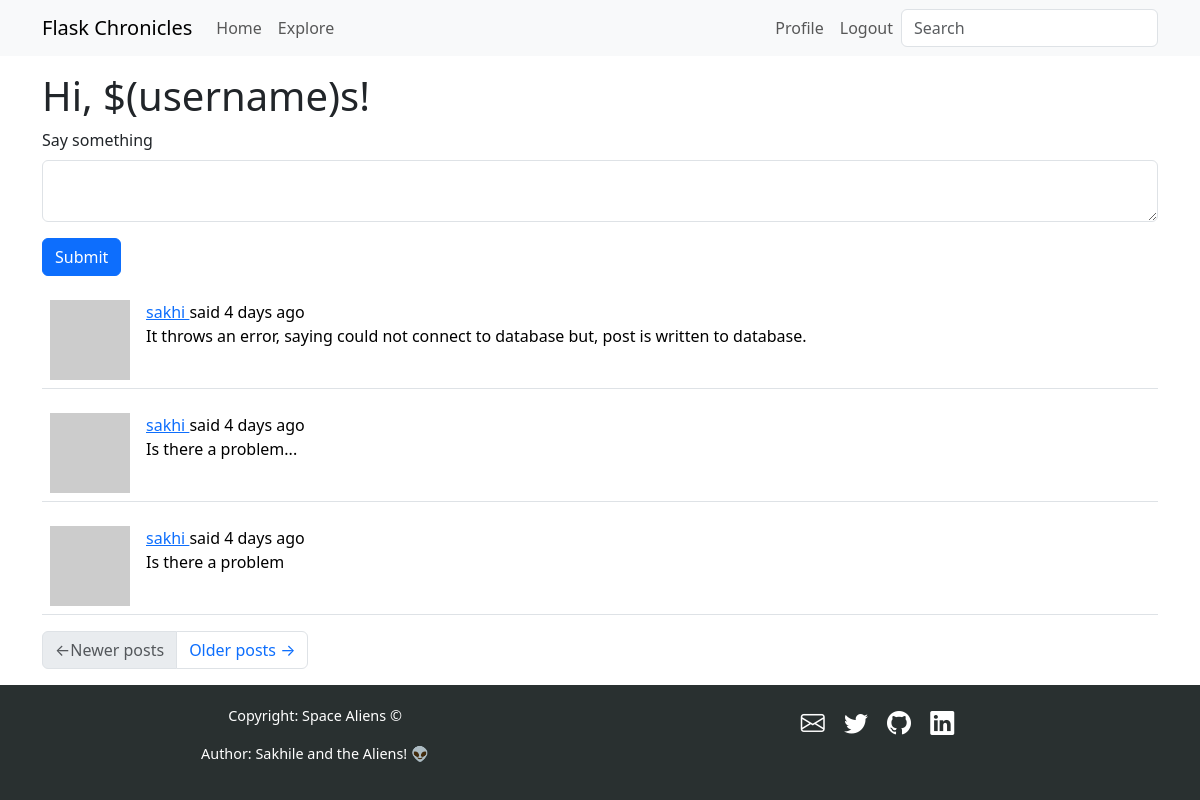
Before: /index (signed in) with the older database file.
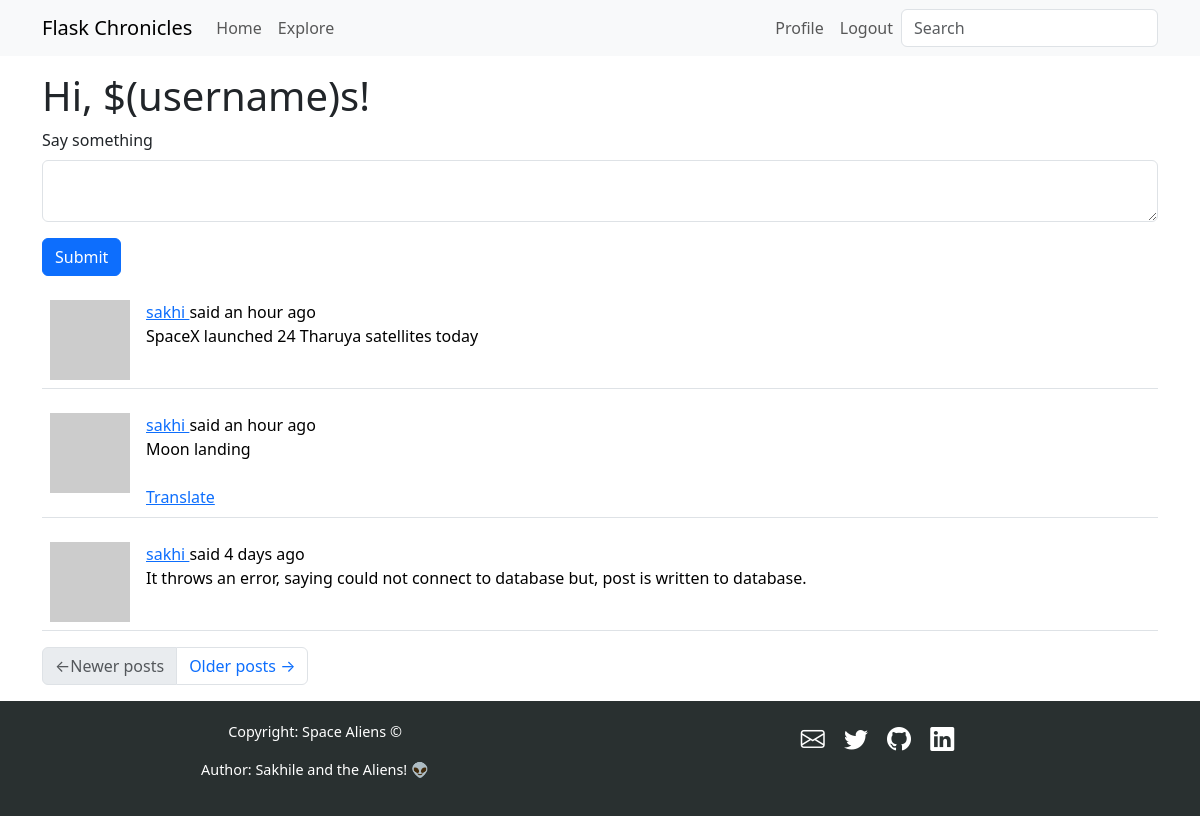
After: the same page with the newer database file.
### app/models.py (models this page shows, shortened)
class User(UserMixin, db.Model):
    id: so.Mapped[int] = so.mapped_column(primary_key=True)
    username: so.Mapped[str] = so.mapped_column(sa.String(64), unique=True)
    email: so.Mapped[str] = so.mapped_column(sa.String(120), index=True, unique=True)
    password_hash: so.Mapped[Optional[str]] = so.mapped_column(sa.String(256))
    posts: so.WriteOnlyMapped["Post"] = so.relationship(back_populates="author")
    about_me: so.Mapped[Optional[str]] = so.mapped_column(sa.String(140))
    last_seen: so.Mapped[Optional[datetime]] = so.mapped_column(
        default=lambda: datetime.now(timezone.utc)
    )
    following: so.WriteOnlyMapped["User"] = so.relationship(
        secondary=followers,
        primaryjoin=(followers.c.follower_id == id),
        secondaryjoin=(followers.c.followed_id == id),
        back_populates="followers",
    )
    followers: so.WriteOnlyMapped["User"] = so.relationship(
        secondary=followers,
        primaryjoin=(followers.c.followed_id == id),
        secondaryjoin=(followers.c.follower_id == id),
        back_populates="following",
    )
    def avatar(self, size):
        digest = md5(self.email.lower().encode("utf-8")).hexdigest()
        return f"https://www.gravatar.com/avatar/{digest}?d=identicon&s={size}'"
    def following_posts(self):
        Author = so.aliased(User)
        Follower = so.aliased(User)
        return (
            sa.select(Post)
            .join(Post.author.of_type(Author))
            .join(Author.followers.of_type(Follower), isouter=True)
            .where(
                sa.or_(
                    Follower.id == self.id,
                    Author.id == self.id,
                )
            )
            .group_by(Post)
            .order_by(Post.timestamp.desc())
        )

class SearchableMixin:
    @classmethod
    def before_commit(cls, session):
        session._changes = {
            "add": list(session.new),
            "update": list(session.dirty),
            "delete": list(session.deleted),
        }
    @classmethod
    def after_commit(cls, session):
        for obj in session._changes["add"]:
            if isinstance(obj, SearchableMixin):
                add_to_index(obj.__tablename__, obj)
        for obj in session._changes["update"]:
            if isinstance(obj, SearchableMixin):
                add_to_index(obj.__tablename__, obj)
        for obj in session._changes["delete"]:
            if isinstance(obj, SearchableMixin):
                remove_from_index(obj.__tablename__, obj)
        session._changes = None

class Post(SearchableMixin, db.Model):
    __searchable__ = ["body"]
    id: so.Mapped[int] = so.mapped_column(primary_key=True)
    body: so.Mapped[str] = so.mapped_column(sa.String(140))
    timestamp: so.Mapped[datetime] = so.mapped_column(
        index=True, default=lambda: datetime.now(timezone.utc)
    )
    user_id: so.Mapped[int] = so.mapped_column(sa.ForeignKey(User.id), index=True)
    author: so.Mapped[User] = so.relationship(back_populates="posts")
    language: so.Mapped[Optional[str]] = so.mapped_column(sa.String(5))

### app/main/routes.py (the view, shortened to what this page needs)
@bp.route("/", methods=["GET", "POST"])
@bp.route("/index", methods=["GET", "POST"])
@login_required
def index():
    form = PostForm()
    page = request.args.get("page", 1, type=int)
    posts = db.paginate(
        current_user.following_posts(),
        page=page,
        per_page=current_app.config["POSTS_PER_PAGE"],
        error_out=False,
    )
    next_url = url_for("main.index", page=posts.next_num) if posts.has_next else None
    prev_url = url_for("main.index", page=posts.prev_num) if posts.has_prev else None
    return render_template(
        "index.html",
        title=_("Home"),
        form=form,
        posts=posts.items,
        next_url=next_url,
        prev_url=prev_url,
    )

### app/main/forms.py
class SearchForm(FlaskForm):
    q = StringField(_l("Search"), validators=[DataRequired()])
    def __init__(self, *args, **kwargs):
        if "formdata" not in kwargs:
            kwargs["formdata"] = request.args
        if "meta" not in kwargs:
            kwargs["meta"] = {"csrf": False}
        super(SearchForm, self).__init__(*args, **kwargs)

class PostForm(FlaskForm):
    post = TextAreaField(
        _l("Say something"), validators=[DataRequired(), Length(min=1, max=140)]
    )
    submit = SubmitField(_l("Submit"))

### app/__init__.py (called while the page is built)
def get_locale():
    return request.accept_languages.best_match(current_app.config["LANGUAGES"])

### app/main/routes.py (called while the page is built)
@bp.before_request
def before_request():
    if current_user.is_authenticated:
        current_user.last_seen = datetime.now(timezone.utc)
        db.session.commit()
        g.search_form = SearchForm()
    g.locale = str(get_locale())

### app/models.py (called while the page is built)
@login.user_loader
def load_user(id):
    return db.session.get(User, int(id))

### app/templates/index.html
{% extends "base.html" %}
{% import "bootstrap_wtf.html" as wtf %}
{% block content %}
    <h1>{{ _("Hi, $(username)s", username=current_user.username) }}!</h1>
    {% if form %}
    {{ wtf.quick_form(form) }}
    {% endif %}
    {% for post in posts %}
        {% include '_post.html' %}
    {% endfor %}
    <nav aria-label="Post navigation">
        <ul class="pagination">
            <li class="page-item{% if not prev_url %} disabled{% endif %}">
                <a class="page-link" href="{{ prev_url }}">
			<span aria-hidden="true">&larr;</span>{{ _("Newer posts") }}
                </a>
            </li>
            <li class="page-item{% if not next_url %} disabled{% endif %}">
                <a class="page-link" href="{{ next_url }}">
                    {{ _("Older posts") }} <span aria-hidden="true">&rarr;</span>
                </a>
            </li>
        </ul>
    </nav>
{% endblock %}

### app/templates/base.html (shortened to what this page needs)
<!DOCTYPE html>
<html lang="en">
    <head>
        <link href="https://cdn.jsdelivr.net/npm/bootstrap@5.3.3/dist/css/bootstrap.min.css" rel="stylesheet"
>
        <link href="https://cdn.jsdelivr.net/npm/bootstrap-icons/font/bootstrap-icons.css" rel="stylesheet">
    </head>
    <body>
        <nav class="navbar navbar-expand-lg bg-body-tertiary">
            <div class="container">
                <a class="navbar-brand" href="{{ url_for('main.index') }}">Flask Chronicles</a>
                <div class="collapse navbar-collapse" id="navbarSupportedContent">
                    <ul class="navbar-nav me-auto mb-2 mb-lg-0">
                        <li class="nav-item">
                            <a class="nav-link" aria-current="page" href="{{ url_for('main.index') }}">Home</a>
                        </li>
                        <li class="nav-item">
                            <a class="nav-link" aria-current="page" href="{{ url_for('main.explore') }}">Explore</a>
                        </li>
                    </ul>
                    <ul class="navbar-nav mb-2 mb-lg-0">
                        {% if current_user.is_anonymous %}
                        <li class="nav-item">
                            <a class="nav-link" aria-current="page" href="{{ url_for('auth.login') }}">Login</a>
                        </li>
                        {% else %}
                        <li class="nav-item">
                            <a class="nav-link" aria-current="page"
                                href="{{ url_for('main.user', username=current_user.username) }}">Profile</a>
                        </li>
                        <li class="nav-item">
                            <a class="nav-link" aria-current="page" href="{{ url_for('auth.logout') }}">Logout</a>
                        </li>
                        {% endif %}
                    </ul>
                    {% if g.search_form %}
                    <form class="navbar-form navbar-left" method="get" action="{{ url_for('main.search') }}">
                        <div class="form-group">
                            {{ g.search_form.q(size=20, class='form-control',
                            placeholder=g.search_form.q.label.text) }}
                        </div>
                    </form>
                    {% endif %}
                </div>
            </div>
        </nav>
        <div class="container mt-3">
            {% block content %}{% endblock %}
        </div>
        <footer>
            <div class="container text-center">
                <div class="row">
                    <div class="col-12 col-md-6 mb-3 mb-md-0">
                        <p class="footer-text">Copyright: Space Aliens &copy;</p>
                        <p class="footer-text">Author: Sakhile and the Aliens! 👽</p>
                    </div>
                    <div class="col-12 col-md-6">
                        <div class="footer-icons">
                            <a href="mailto:sakhile@mars.io"><i class="bi bi-envelope"></i></a>
                            <a href="https://twitter.com/sakhilelindah"><i class="bi bi-twitter"></i></a>
                            <a href="https://github.com/sakhileln"><i class="bi bi-github"></i></a>
                            <a href="https://www.linkedin.com/sakhile-ndlazi"><i class="bi bi-linkedin"></i></a>
                        </div>
                    </div>
                </div>
            </div>
        </footer>
    </body>
</html>

### app/templates/bootstrap_wtf.html (shortened to what this page needs)
{% macro form_field(field, autofocus) %}
{%- if field.type == 'BooleanField' %}
<div class="form-check mb-3">
    {{ field(class='form-check-input') }}
    {{ field.label(class='form-check-label') }}
</div>
{%- elif field.type == 'SelectField' %}
{{ field.label(class='form-label') }}
{{ field(class='form-select mb-3') }}
{%- elif field.type == 'TextAreaField' %}
<div class="mb-3">
    {{ field.label(class='form-label') }}
    {% if autofocus %}
    {{ field(class='form-control' + (' is-invalid' if field.errors else ''), autofocus=True) }}
    {% else %}
    {{ field(class='form-control' + (' is-invalid' if field.errors else '')) }}
    {% endif %}
</div>
{%- elif field.type == 'SubmitField' %}
{{ field(class='btn btn-primary mb-3') }}
{%- endif %}
{% endmacro %}
{% macro quick_form(form, action="", method="post", id="", novalidate=False) %}
<form {%- if action !=None %} action="{{ action }}" {% endif -%} {%- if method %} method="{{ method }}" {% endif %}  {%- if novalidate %} novalidate{% endif -%}>
    {% set ns = namespace(first_field=true) %}
    {%- for field in form %}
    {% if field.widget.input_type != 'hidden' -%}
    {{ form_field(field, ns.first_field) }}
    {% set ns.first_field = false %}
    {%- endif %}
    {%- endfor %}
</form>
{% endmacro %}

### app/templates/_post.html (shortened to what this page needs)
<table class="table table-hover">
    <tr>
        <td width="70px">
            <a href="{{ url_for('main.user', username=post.author.username) }}">
                <img src="{{ post.author.avatar(70) }}" />
            </a>
        </td>
        <td>
            {{ _('%(username)s said %(when)s',
            username=user_link, when=moment(post.timestamp).fromNow()) }}
            <br>
            <span id="post{{ post.id }}">{{ post.body }}</span>
            {% if post.language and post.language != g.locale %}
            <br><br>
            <span id="translation{{ post.id }}">
                <a href="javascript:translate(
                                'post{{ post.id }}',
                                'translation{{ post.id }}',
                                '{{ post.language }}',
                                '{{ g.locale }}');">{{ _('Translate') }}</a>
            </span>
            {% endif %}
        </td>
    </tr>
</table>

### app/templates/base.html (style rules this page uses)
footer { background-color: rgb(41, 48, 48); color: white; padding: 20px 0; }
.footer-icons i { color: white; margin-right: 15px; font-size: 1.5rem; transition: color 0.3s; }
.footer-text { font-size: 0.9rem; }

Changed rows visible on the page:
no longer on this page (row unchanged): Post: body "Is there a problem..."
no longer on this page (row unchanged): Post: body "Is there a problem"
added Post: body "SpaceX launched 24 Tharuya satellites today"
added Post: body "Moon landing"
